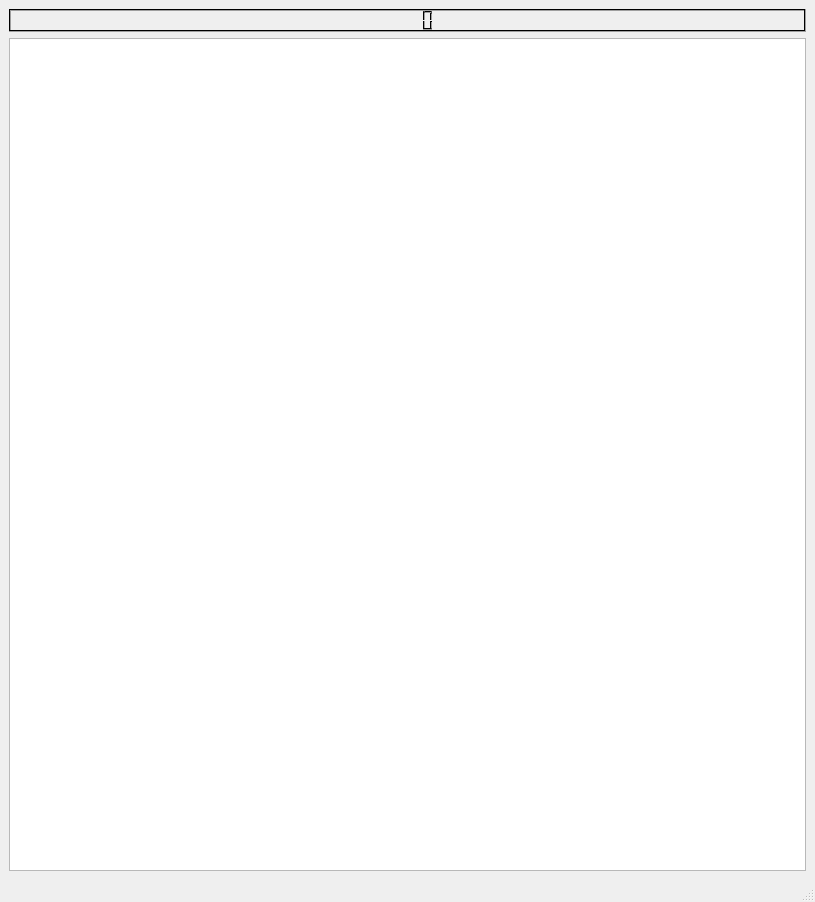
<?xml version="1.0" encoding="UTF-8"?>
<ui version="4.0">
 <class>MainWindow</class>
 <widget class="QMainWindow" name="MainWindow">
  <property name="geometry">
   <rect>
    <x>0</x>
    <y>0</y>
    <width>815</width>
    <height>902</height>
   </rect>
  </property>
  <property name="windowTitle">
   <string>MainWindow</string>
  </property>
  <widget class="QWidget" name="centralwidget">
   <layout class="QGridLayout" name="gridLayout">
    <item row="0" column="0" rowspan="2">
     <widget class="QLCDNumber" name="lcdNumber">
      <property name="palette">
       <palette>
        <active>
         <colorrole role="Button">
          <brush brushstyle="SolidPattern">
           <color alpha="255">
            <red>0</red>
            <green>0</green>
            <blue>0</blue>
           </color>
          </brush>
         </colorrole>
         <colorrole role="Light">
          <brush brushstyle="SolidPattern">
           <color alpha="255">
            <red>0</red>
            <green>0</green>
            <blue>0</blue>
           </color>
          </brush>
         </colorrole>
         <colorrole role="Midlight">
          <brush brushstyle="SolidPattern">
           <color alpha="255">
            <red>0</red>
            <green>0</green>
            <blue>0</blue>
           </color>
          </brush>
         </colorrole>
         <colorrole role="Base">
          <brush brushstyle="SolidPattern">
           <color alpha="255">
            <red>0</red>
            <green>0</green>
            <blue>0</blue>
           </color>
          </brush>
         </colorrole>
         <colorrole role="Window">
          <brush brushstyle="SolidPattern">
           <color alpha="255">
            <red>253</red>
            <green>253</green>
            <blue>253</blue>
           </color>
          </brush>
         </colorrole>
        </active>
        <inactive>
         <colorrole role="Button">
          <brush brushstyle="SolidPattern">
           <color alpha="255">
            <red>0</red>
            <green>0</green>
            <blue>0</blue>
           </color>
          </brush>
         </colorrole>
         <colorrole role="Light">
          <brush brushstyle="SolidPattern">
           <color alpha="255">
            <red>0</red>
            <green>0</green>
            <blue>0</blue>
           </color>
          </brush>
         </colorrole>
         <colorrole role="Midlight">
          <brush brushstyle="SolidPattern">
           <color alpha="255">
            <red>0</red>
            <green>0</green>
            <blue>0</blue>
           </color>
          </brush>
         </colorrole>
         <colorrole role="Base">
          <brush brushstyle="SolidPattern">
           <color alpha="255">
            <red>0</red>
            <green>0</green>
            <blue>0</blue>
           </color>
          </brush>
         </colorrole>
         <colorrole role="Window">
          <brush brushstyle="SolidPattern">
           <color alpha="255">
            <red>253</red>
            <green>253</green>
            <blue>253</blue>
           </color>
          </brush>
         </colorrole>
        </inactive>
        <disabled>
         <colorrole role="Button">
          <brush brushstyle="SolidPattern">
           <color alpha="255">
            <red>0</red>
            <green>0</green>
            <blue>0</blue>
           </color>
          </brush>
         </colorrole>
         <colorrole role="Light">
          <brush brushstyle="SolidPattern">
           <color alpha="255">
            <red>0</red>
            <green>0</green>
            <blue>0</blue>
           </color>
          </brush>
         </colorrole>
         <colorrole role="Midlight">
          <brush brushstyle="SolidPattern">
           <color alpha="255">
            <red>0</red>
            <green>0</green>
            <blue>0</blue>
           </color>
          </brush>
         </colorrole>
         <colorrole role="Base">
          <brush brushstyle="SolidPattern">
           <color alpha="255">
            <red>253</red>
            <green>253</green>
            <blue>253</blue>
           </color>
          </brush>
         </colorrole>
         <colorrole role="Window">
          <brush brushstyle="SolidPattern">
           <color alpha="255">
            <red>253</red>
            <green>253</green>
            <blue>253</blue>
           </color>
          </brush>
         </colorrole>
        </disabled>
       </palette>
      </property>
      <property name="font">
       <font>
        <family>MS Shell Dlg 2</family>
        <pointsize>30</pointsize>
        <underline>false</underline>
       </font>
      </property>
     </widget>
    </item>
    <item row="2" column="0">
     <widget class="QGraphicsView" name="graphicsView">
      <property name="minimumSize">
       <size>
        <width>708</width>
        <height>800</height>
       </size>
      </property>
      <property name="maximumSize">
       <size>
        <width>1920</width>
        <height>1080</height>
       </size>
      </property>
      <property name="backgroundBrush">
       <brush brushstyle="NoBrush">
        <color alpha="255">
         <red>0</red>
         <green>0</green>
         <blue>0</blue>
        </color>
       </brush>
      </property>
      <property name="foregroundBrush">
       <brush brushstyle="NoBrush">
        <color alpha="255">
         <red>0</red>
         <green>0</green>
         <blue>0</blue>
        </color>
       </brush>
      </property>
     </widget>
    </item>
   </layout>
  </widget>
  <widget class="QMenuBar" name="menubar">
   <property name="geometry">
    <rect>
     <x>0</x>
     <y>0</y>
     <width>815</width>
     <height>25</height>
    </rect>
   </property>
  </widget>
  <widget class="QStatusBar" name="statusbar"/>
 </widget>
 <resources/>
 <connections/>
</ui>
